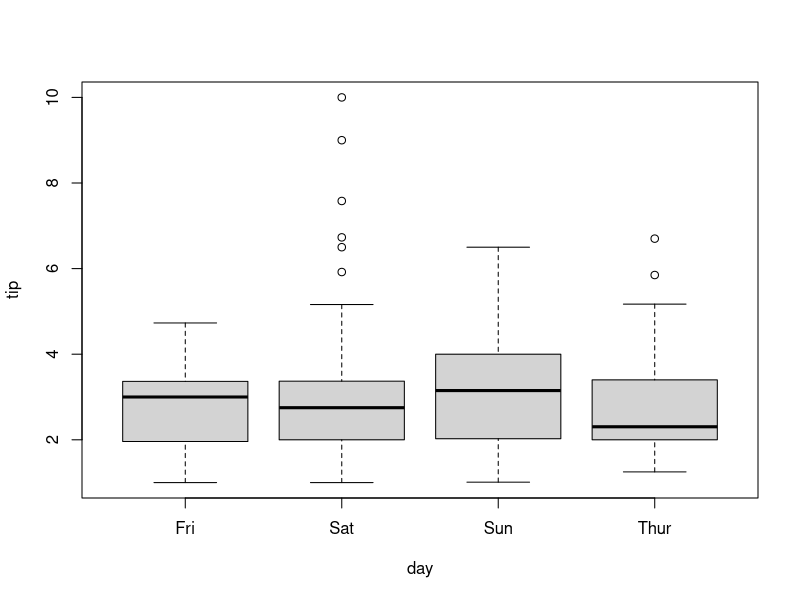
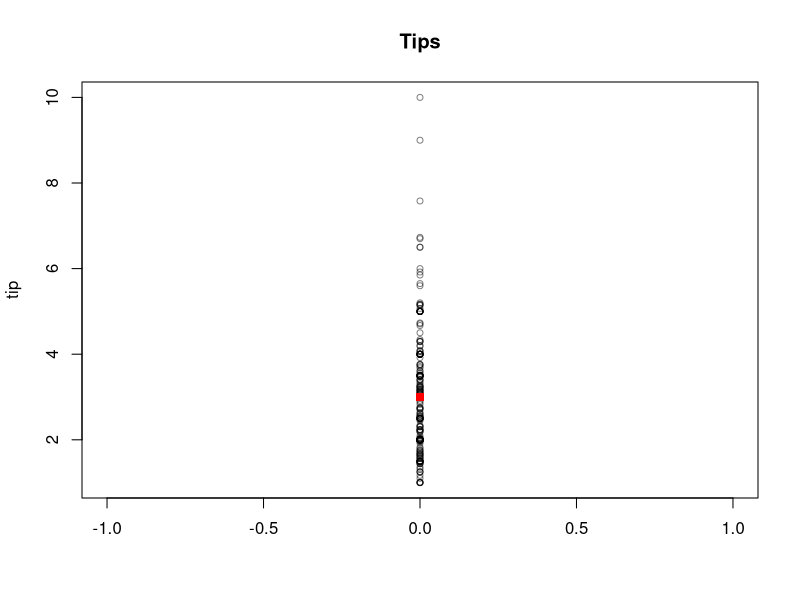
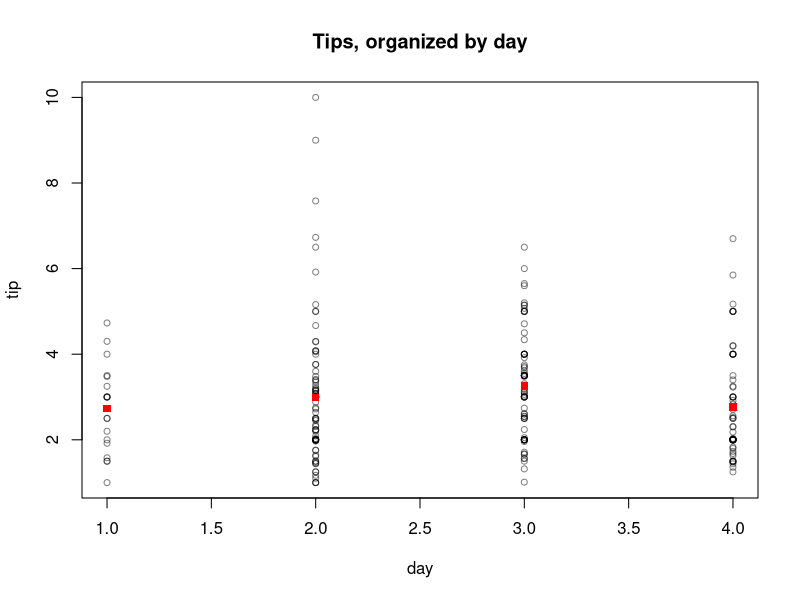
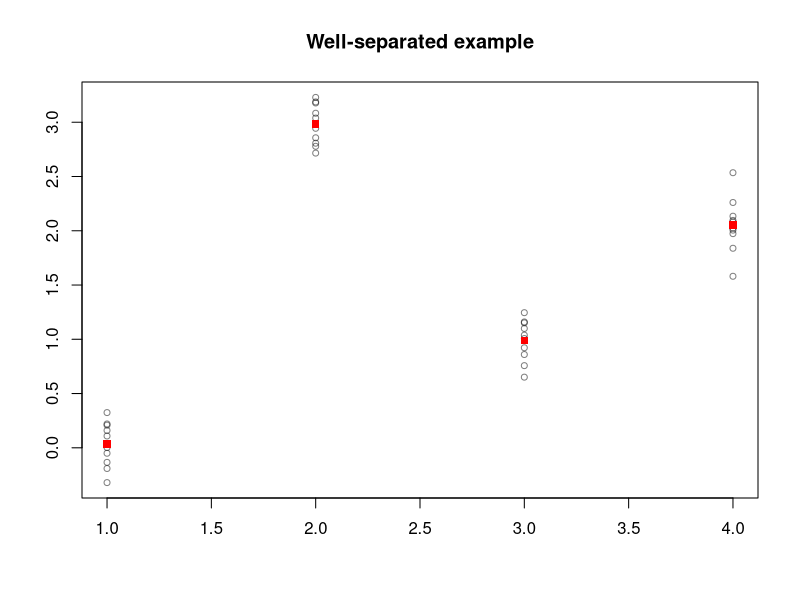

These charts were generated, in order, by the following R code:
## ---- chunk 1
knitr::opts_chunk$set(echo = TRUE, cache=T)
## ---- chunk 2
library(dplyr)
library(car)
## ---- chunk 3
data(tips, package="reshape2")
head(tips)
levels(tips$day)
## ---- chunk 4
boxplot(tip ~ day, data=tips)
## ---- chunk 5
mod <- lm(tip ~ day, data=tips)
anova(mod)
## ---- chunk 6
n <- dim(tips)[1]
levels(tips$day)
m <- length(levels(tips$day))
e <- residuals(mod)
RSS <- sum(e^2)
RSS
RSS / (n - m)
## ---- chunk 7
y <- tips$tip
y_bar <- mean(y)
y_hat <- fitted(mod)
RegSS <- sum((y_hat - y_bar)^2)
RegSS
TSS <- sum((y - y_bar)^2)
TSS - RSS
RegSS / (m-1)
## ---- chunk 8
Fstat <- (RegSS / (m - 1)) / (RSS / (n - m))
Fstat
1 - pf(Fstat, m - 1, n - m)
## ---- chunk 9
plot(rep(0, n), tips$tip, xlab="", cex=0.8, col=rgb(0,0,0,0.5), main="Tips", ylab="tip")
points(0, mean(tips$tip), pch=15, col="red")

group_means <- tips %>% group_by(day) %>% summarize(mean(tip))
plot(as.numeric(tips$day), tips$tip, xlab="day", cex=0.8, col=rgb(0,0,0,0.5), ylab="tip", main="Tips, organized by day")
points(1:4, group_means[[2]], pch=15, col="red")
## ---- chunk 10
ys <- c(rnorm(10, 0, 0.2), rnorm(10, 3, 0.2), rnorm(10, 1, 0.2), rnorm(10, 2, 0.2))
xs <- c(rep(1, 10), rep(2, 10), rep(3, 10), rep(4, 10))
means <- c(mean(ys[1:10]), mean(ys[11:20]), mean(ys[21:30]), mean(ys[31:40]))
plot(xs, ys, cex=0.8, col=rgb(0,0,0,0.5), ylab="", xlab="", main="Well-separated example")
points(1:4, means, col="red", pch=15)
## ---- chunk 11
data(Prestige)
mod3 <- lm(prestige ~ education + income + women, data=Prestige)
anova(mod3)
## ---- chunk 12
mod0 <- lm(prestige ~ 1, data=Prestige)
mod1 <- lm(prestige ~ education, data=Prestige)
mod2 <- lm(prestige ~ education + income, data=Prestige)
## ---- chunk 13
RSS0 <- sum(resid(mod0)^2)
RSS1 <- sum(resid(mod1)^2)
RSS2 <- sum(resid(mod2)^2)
RSS3 <- sum(resid(mod3)^2)
## ---- chunk 14
y <- Prestige$prestige
y_bar <- mean(y)
TSS <- sum((y - y_bar)^2)
c(RSS0, TSS)
## ---- chunk 15
c(RSS0 - RSS1,
  RSS1 - RSS2,
  RSS2 - RSS3,
  RSS3)
## ---- chunk 16
n <- dim(Prestige)[1]
Msq <- c((RSS0 - RSS1) / 1,
         (RSS1 - RSS2) / 1,
         (RSS2 - RSS3) / 1,
         RSS3 / (n - 3 - 1))
Msq
## ---- chunk 17
Fval <- Msq[1:3] / Msq[4]
Fval
## ---- chunk 18
1 - pf(Fval, 1, n - 3 - 1)
## ---- chunk 19
# computing statistic (a') and p-value
Fval_alt1 <- ((RSS0 - RSS1) / 1) / (RSS1 / (n - 1 - 1))
Fval_alt1
1 - pf(Fval_alt1, 1, n - 1 - 1)
# statistic (a) and p-value
Fval[1]
1 - pf(Fval[1], 1, n - 3 - 1)

# computing statistic (b') and p-value
Fval_alt2 <- ((RSS1 - RSS2) / 1) / (RSS2 / (n - 2 - 1))
Fval_alt2
1 - pf(Fval_alt2, 1, n - 2 - 1)
# statistic (b) and p-value
Fval[2]
1 - pf(Fval[2], 1, n - 3 - 1)
## ---- chunk 20
anova(mod3)
anova(mod0, mod1, mod2, mod3)
## ---- chunk 21
anova(mod0, mod1, mod3)
## ---- chunk 22
mod3 <- lm(tip ~ day + sex + factor(size), data=tips)
anova(mod3)
## ---- chunk 23
mod0 <- lm(tip ~ 1, data = tips)
mod1 <- lm(tip ~ day, data = tips)
mod2 <- lm(tip ~ day + sex, data = tips)
## ---- chunk 24
RSS3 <- sum(residuals(mod3)^2)
RSS2 <- sum(residuals(mod2)^2)
RSS1 <- sum(residuals(mod1)^2)
RSS0 <- sum(residuals(mod0)^2)
y <- tips$tip
y_bar <- mean(y)
TSS <- sum((y - y_bar)^2)
TSS
RSS0
## ---- chunk 25
n <- dim(tips)[1]
df1 <- 3
df2 <- 1
df3 <- 5
## ---- chunk 26
c(TSS - RSS1,
  RSS1 - RSS2,
  RSS2 - RSS3,
  RSS3)
## ---- chunk 27
Msq <- c((TSS - RSS1) / df1,
  (RSS1 - RSS2) / df2,
  (RSS2 - RSS3) / df3,
  RSS3 / (n - df1 - df2 - df3 - 1))
Msq
## ---- chunk 28
Msq[1:3] / Msq[4]
